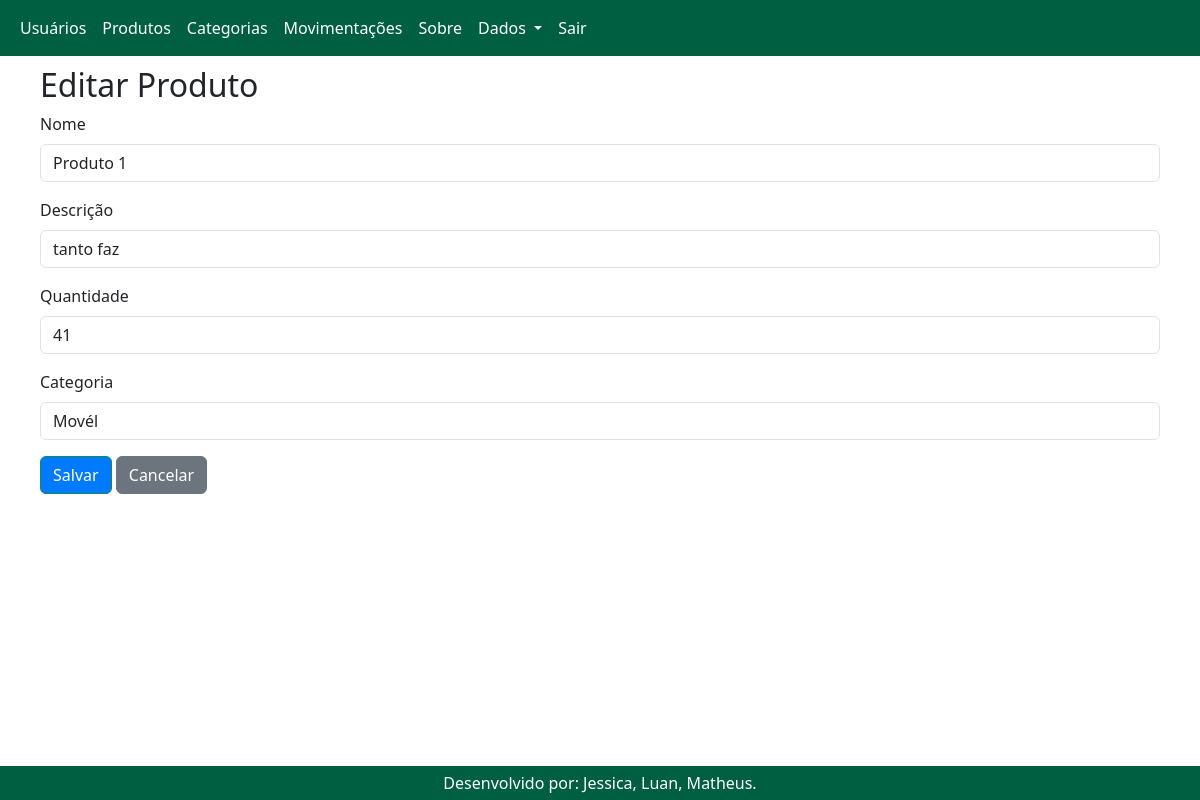
Screenshot of /produto/editar/1 with the database file from the repository.
### app.py (models this page shows)
class Produto(db.Model):
    id = db.Column(db.Integer, primary_key=True)
    nome = db.Column(db.String(100), nullable=False)
    descricao = db.Column(db.String(200))
    quantidade = db.Column(db.Integer, default=0)
    categoria_id = db.Column(db.Integer, db.ForeignKey('categoria.id'))
    categoria = db.relationship('Categoria')

class Categoria(db.Model):
    id = db.Column(db.Integer, primary_key=True)
    nome = db.Column(db.String(100), nullable=False)

### app.py (the view, shortened to what this page needs)
@app.route('/produto/editar/<int:id>', methods=['GET', 'POST'])
def editar_produto(id):
    produto = Produto.query.get_or_404(id)
    categorias = Categoria.query.all()
    return render_template('produto_form.html', produto=produto, categorias=categorias)

### templates/produto_form.html (shortened to what this page needs)
{% extends 'base.html' %}
{% block content %}
<h2>{{ produto and 'Editar' or 'Novo' }} Produto</h2>
<form method="POST">
  <div class="mb-3">
    <label for="nome" class="form-label">Nome</label>
    <input type="text" class="form-control" name="nome" id="nome" value="{{ produto.nome if produto else '' }}" required>
  </div>
  <div class="mb-3">
    <label for="descricao" class="form-label">Descrição</label>
    <input type="text" class="form-control" name="descricao" id="descricao" value="{{ produto.descricao if produto else '' }}">
  </div>
  <div class="mb-3">
    <label for="quantidade" class="form-label">Quantidade</label>
    <input type="number" class="form-control" name="quantidade" id="quantidade" value="{{ produto.quantidade if produto else 0 }}" required>
  </div>
  <div class="mb-3">
    <label for="categoria" class="form-label">Categoria</label>
    <select class="form-control" name="categoria" id="categoria" required>
      {% for categoria in categorias %}
      <option value="{{ categoria.id }}"
        {% if produto and produto.categoria_id == categoria.id %}selected{% endif %}>
        {{ categoria.nome }}
      </option>
      {% endfor %}
    </select>
  </div>
  <button type="submit" class="btn btn-success">Salvar</button>
  <a href="/produtos" class="btn btn-secondary">Cancelar</a>
</form>
{% endblock %}

### templates/base.html (style rules this page uses)
html, body { height: 100%; margin: 0; display: flex; flex-direction: column; }
.btn-success { background-color: #007BFF; }

### rows the page displays
Produto: nome "Produto 1", descricao "tanto faz", quantidade "41", categoria "Movél"

### other values shown
{{ produto and 'Editar' or 'Novo' }} "Editar"
